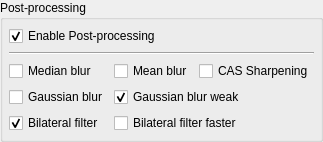
                   <widget class="QGroupBox" name="groupBox_PostProcessing_Anime4k">
                    <property name="toolTip">
                     <string/>
                    </property>
                    <property name="title">
                     <string>Post-processing</string>
                    </property>
                    <layout class="QGridLayout" name="gridLayout_24">
                     <property name="leftMargin">
                      <number>6</number>
                     </property>
                     <property name="topMargin">
                      <number>6</number>
                     </property>
                     <property name="rightMargin">
                      <number>6</number>
                     </property>
                     <property name="bottomMargin">
                      <number>6</number>
                     </property>
                     <item row="0" column="0" colspan="3">
                      <widget class="QCheckBox" name="checkBox_EnablePostProcessing_Anime4k">
                       <property name="toolTip">
                        <string>Add filters to the image after processing it.</string>
                       </property>
                       <property name="text">
                        <string>Enable Post-processing</string>
                       </property>
                       <property name="checked">
                        <bool>true</bool>
                       </property>
                      </widget>
                     </item>
                     <item row="1" column="0" colspan="4">
                      <widget class="Line" name="line_9">
                       <property name="orientation">
                        <enum>Qt::Horizontal</enum>
                       </property>
                      </widget>
                     </item>
                     <item row="2" column="0">
                      <widget class="QCheckBox" name="checkBox_MedianBlur_Post_Anime4k">
                       <property name="text">
                        <string>Median blur</string>
                       </property>
                      </widget>
                     </item>
                     <item row="2" column="1">
                      <widget class="QCheckBox" name="checkBox_MeanBlur_Post_Anime4k">
                       <property name="text">
                        <string>Mean blur</string>
                       </property>
                      </widget>
                     </item>
                     <item row="2" column="2" colspan="2">
                      <widget class="QCheckBox" name="checkBox_CASSharping_Post_Anime4k">
                       <property name="text">
                        <string>CAS Sharpening</string>
                       </property>
                       <property name="checked">
                        <bool>false</bool>
                       </property>
                      </widget>
                     </item>
                     <item row="3" column="0">
                      <widget class="QCheckBox" name="checkBox_GaussianBlur_Post_Anime4k">
                       <property name="text">
                        <string>Gaussian blur</string>
                       </property>
                      </widget>
                     </item>
                     <item row="4" column="0">
                      <widget class="QCheckBox" name="checkBox_BilateralFilter_Post_Anime4k">
                       <property name="text">
                        <string>Bilateral filter</string>
                       </property>
                       <property name="checked">
                        <bool>true</bool>
                       </property>
                      </widget>
                     </item>
                     <item row="3" column="1" colspan="3">
                      <widget class="QCheckBox" name="checkBox_GaussianBlurWeak_Post_Anime4k">
                       <property name="text">
                        <string>Gaussian blur weak</string>
                       </property>
                       <property name="checked">
                        <bool>true</bool>
                       </property>
                      </widget>
                     </item>
                     <item row="4" column="1" colspan="3">
                      <widget class="QCheckBox" name="checkBox_BilateralFilterFaster_Post_Anime4k">
                       <property name="text">
                        <string>Bilateral filter faster</string>
                       </property>
                      </widget>
                     </item>
                    </layout>
                   </widget>
